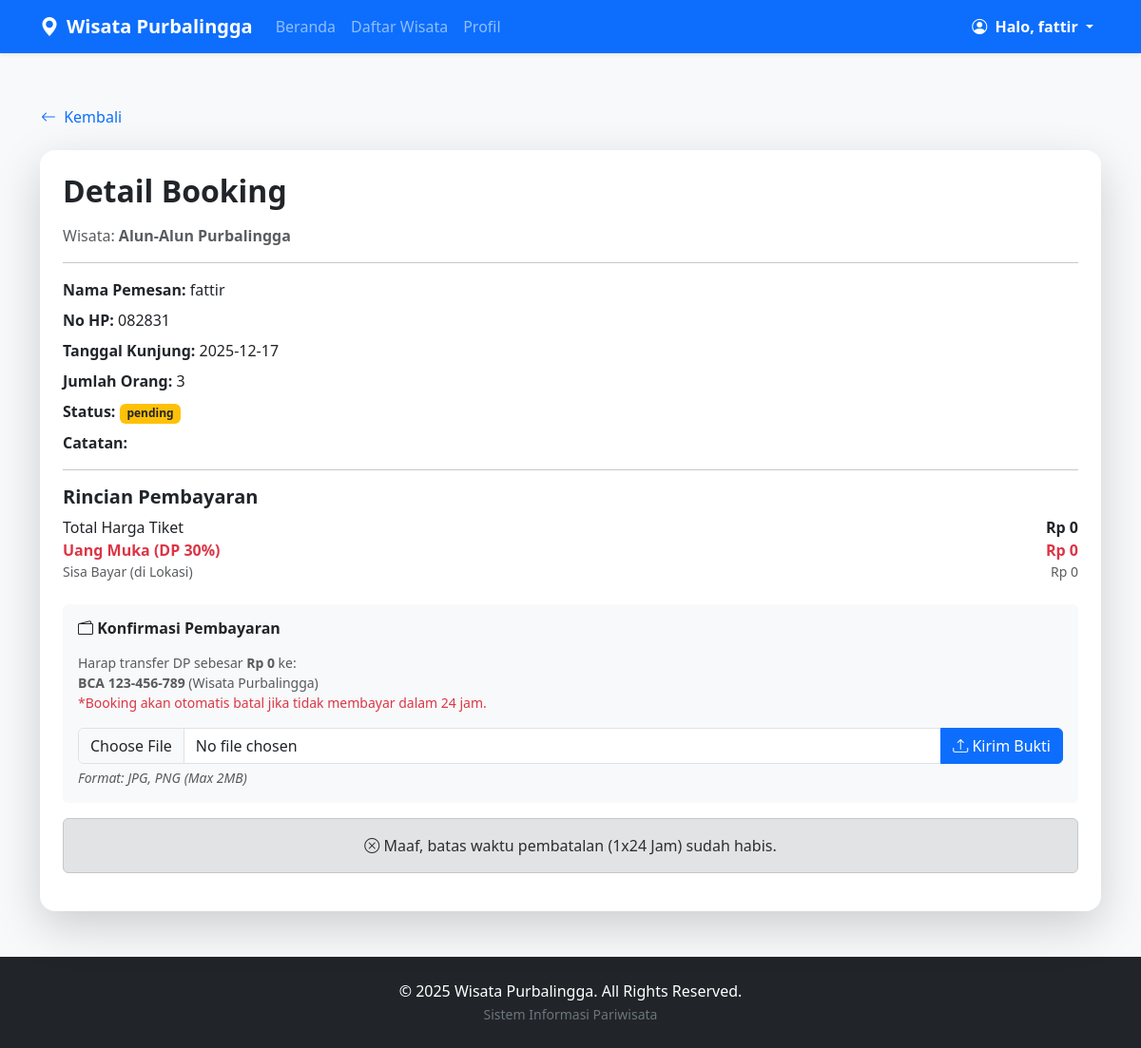
The page /booking_detail.php?id_booking=34 (signed in) on the database its author committed.
### tables this page shows
CREATE TABLE `booking_wisata` (
  `id_booking` int NOT NULL,
  `id_user` int DEFAULT NULL,
  `id_wisata` int NOT NULL,
  `nama` varchar(100) NOT NULL,
  `no_hp` varchar(20) NOT NULL,
  `tanggal_kunjung` date NOT NULL,
  `jumlah_orang` int NOT NULL,
  `total_harga` int DEFAULT NULL,
  `catatan` text,
  `status` enum('pending','approved','cancelled') DEFAULT 'pending',
  `created_at` timestamp NULL DEFAULT CURRENT_TIMESTAMP,
  `bukti_bayar` varchar(255) DEFAULT NULL
);

CREATE TABLE `wisata` (
  `id_wisata` int NOT NULL,
  `nama` varchar(150) NOT NULL,
  `deskripsi` text,
  `alamat` text,
  `kecamatan` varchar(100) DEFAULT NULL,
  `kategori` varchar(50) DEFAULT NULL,
  `harga_tiket` int DEFAULT '0',
  `fasilitas` text,
  `link_maps` text,
  `views` int DEFAULT '0',
  `foto` varchar(255) DEFAULT NULL,
  `wa_number` varchar(20) DEFAULT NULL,
  `created_at` datetime DEFAULT CURRENT_TIMESTAMP,
  `latitude` decimal(10,6) NOT NULL,
  `longitude` decimal(10,6) NOT NULL
);

### public/booking_detail.php (the view, shortened to what this page needs)
<?php
require_once '../template/header.php';
require_once '../config/db.php';
$id_booking = $_GET['id_booking'] ?? null;
$query = "SELECT b.*, w.nama AS nama_wisata, w.harga_tiket
          FROM booking_wisata b
          JOIN wisata w ON b.id_wisata = w.id_wisata
          WHERE b.id_booking = '$id_booking'
          AND b.id_user = '{$_SESSION['user_id']}'";
$result = mysqli_query($conn, $query);
$data = mysqli_fetch_assoc($result);
$waktu_booking = strtotime($data['created_at']);
$waktu_sekarang = time();
$batas_detik = 24 * 60 * 60;
$selisih = $waktu_sekarang - $waktu_booking;
$bisa_batal = ($selisih <= $batas_detik);
?>
<div class="container mt-5 mb-5">
    <a href="javascript:history.back()" class="btn btn-link text-decoration-none mb-3 ps-0">
        <i class="bi bi-arrow-left me-1"></i> Kembali
    </a>
    <div class="card shadow-lg border-0 rounded-4">
        <div class="card-body p-4">
            <h2 class="fw-bold mb-3">Detail Booking</h2>
            <p class="text-muted">Wisata:
                <strong><?= htmlspecialchars($data['nama_wisata']) ?></strong>
            </p>
            <hr>
            <div class="mb-2"><strong>Nama Pemesan:</strong> <?= htmlspecialchars($data['nama']) ?></div>
            <div class="mb-2"><strong>No HP:</strong> <?= htmlspecialchars($data['no_hp']) ?></div>
            <div class="mb-2"><strong>Tanggal Kunjung:</strong> <?= $data['tanggal_kunjung'] ?></div>
            <div class="mb-2"><strong>Jumlah Orang:</strong> <?= $data['jumlah_orang'] ?></div>
            <div class="mb-2"><strong>Status:</strong>
                <span class="badge bg-warning text-dark"><?= $data['status'] ?></span>
            </div>
            <div class="mb-2"><strong>Catatan:</strong><br>
            </div>
            <hr>
            <h5 class="fw-bold">Rincian Pembayaran</h5>
            <?php
                $total_harga = $data['total_harga'];
                $persen_dp = 0.3;
                $nominal_dp = $total_harga * $persen_dp;
                $sisa_bayar = $total_harga - $nominal_dp;
            ?>
            <div class="row mb-4">
                <div class="col-6">Total Harga Tiket</div>
                <div class="col-6 text-end fw-bold">Rp <?= number_format($total_harga, 0, ',', '.') ?></div>
                <div class="col-6 text-danger fw-bold">Uang Muka (DP 30%)</div>
                <div class="col-6 text-end fw-bold text-danger">Rp <?= number_format($nominal_dp, 0, ',', '.') ?></div>
                <div class="col-6 text-muted small">Sisa Bayar (di Lokasi)</div>
                <div class="col-6 text-end text-muted small">Rp <?= number_format($sisa_bayar, 0, ',', '.') ?></div>
            </div>
            <div class="card bg-light border-0 mb-3">
                <div class="card-body">
                    <h6 class="fw-bold mb-3"><i class="bi bi-wallet2"></i> Konfirmasi Pembayaran</h6>
                    <?php if (empty($data['bukti_bayar'])): ?>
                        <p class="small text-muted mb-3">
                            Harap transfer DP sebesar <strong>Rp <?= number_format($nominal_dp, 0, ',', '.') ?></strong> ke:
                            <br>
                            <strong>BCA 123-456-789</strong> (Wisata Purbalingga)
                            <br>
                            <span class="text-danger">*Booking akan otomatis batal jika tidak membayar dalam 24 jam.</span>
                        </p>
                        <form action="booking_upload.php" method="POST" enctype="multipart/form-data">
                            <div class="input-group">
                                <input type="file" name="bukti" class="form-control" accept="image/*" required>
                                <button type="submit" class="btn btn-primary">
                                    <i class="bi bi-upload"></i> Kirim Bukti
                                </button>
                            </div>
                            <small class="text-muted fst-italic mt-1 d-block">Format: JPG, PNG (Max 2MB)</small>
                        </form>
                    <?php endif; ?>
                </div>
            </div>
            <?php if ($data['status'] == 'pending'): ?>
                <?php if ($bisa_batal): ?>
                    <a href="booking_cancel.php?id_booking=<?= $data['id_booking'] ?>"
                       class="btn btn-danger mt-3 w-100"
                       onclick="return confirm('Yakin ingin membatalkan? Uang DP tidak dapat dikembalikan.')">
                       Batalkan Booking
                    </a>
                    <?php
                        $sisa = $batas_detik - $selisih;
                        $jam = floor($sisa / 3600);
                        $menit = floor(($sisa % 3600) / 60);
                    ?>
                    <small class="text-danger d-block text-center mt-2">
                        *Sisa waktu pembatalan: <?= $jam ?> jam <?= $menit ?> menit lagi.
                    </small>
                <?php else: ?>
                    <div class="alert alert-secondary mt-3 text-center">
                        <i class="bi bi-x-circle"></i> Maaf, batas waktu pembatalan (1x24 Jam) sudah habis.
                    </div>
                <?php endif; ?>
            <?php endif; ?>
        </div>
    </div>
</div>
<?php require_once '../template/footer.php'; ?>

### assets/style.css (style rules this page uses)
body { background-color: #f8f9fa; min-height: 100vh; display: flex; flex-direction: column; }

### rows shown on the page
booking_wisata: id_wisata.nama "Alun-Alun Purbalingga", nama "fattir", no_hp "082831", tanggal_kunjung "2025-12-17", jumlah_orang "3", status "pending", total_harga "0"

### other values the page prints
$_SESSION['user_nama'] "fattir"
